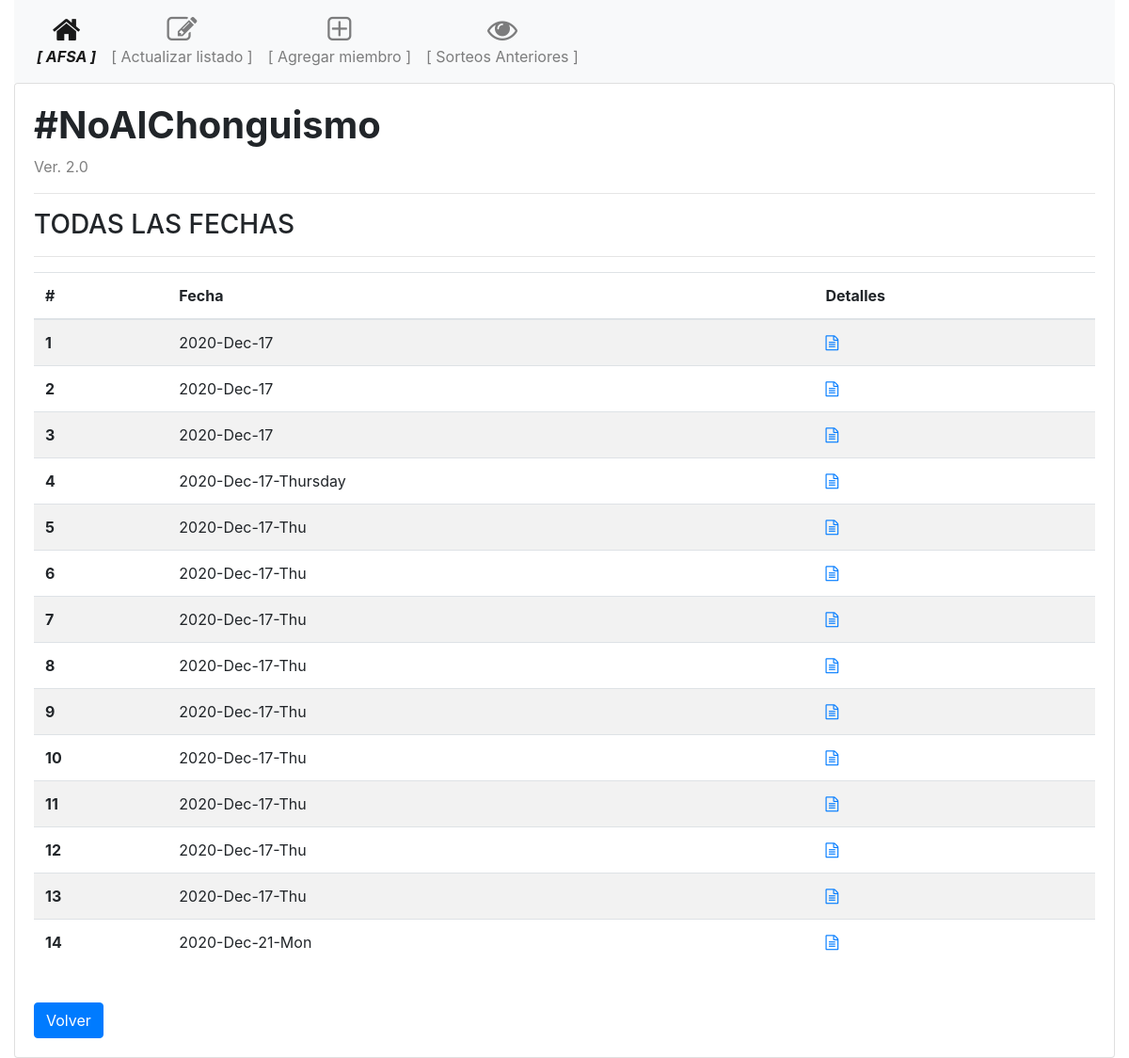
The app's page /historico, older data.
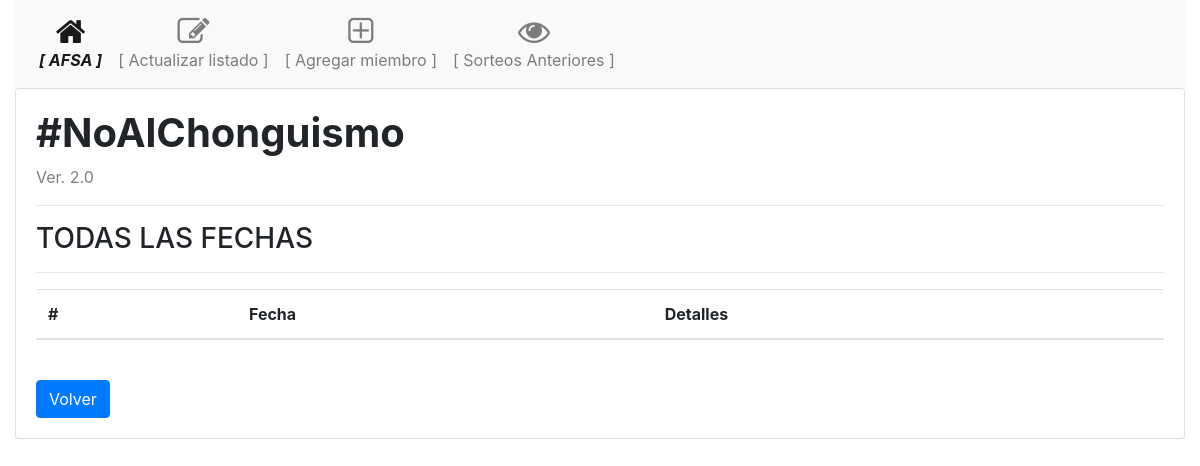
The same page, newer data.
### models.py (models this page shows, shortened)
class Equipos(db.Model):
    id = db.Column(db.Integer, primary_key=True)
    nombre = db.Column(db.String(100), nullable=False)
    listado = db.Column(db.String(150), nullable=False)
    date = db.Column(db.Date, nullable=False)

### routes.py (the view)
@app.route('/historico', methods=['GET', 'POST'])
def historico():
    equipos = Equipos.query.all()
    return render_template('historico.html', equipos=equipos)

### templates/historico.html
{% extends "base.html" %}
{% block main %}
    <h3>TODAS LAS FECHAS</h3>
    <hr>
    <div class="d-flex flex-row d-flex align-items-center">
        <table class="table table-striped">
            <thead>
                <tr>
                  <th scope="col">#</th>
                  <th scope="col">Fecha</th>
                  <th scope="col">Detalles</th>
                </tr>
            </thead>
            <tbody>
                {% for equipo in equipos %}
                <tr>
                    <th scope="row">{{ equipo.id }}</th>
                    <td>{{ equipo.nombre }}</td>
                    <td class="align-self-end">
                        <a href="{{ url_for('detalles', equipos_id=equipo.id) }}">
                            <i class="fa fa-file-text-o"></i>
                        </a>
                    </td>
                </tr>
                {% endfor %}
            </tbody>
        </table>
    </div>
    <br>
    <div>
        <a href="{{ url_for('index') }}" class="btn btn-primary">Volver</a>
    </div>
{% endblock main %}

### templates/base.html (shortened to what this page needs)
<!doctype html>
<html lang="en">
  <head>
    <link rel="stylesheet" href="https://stackpath.bootstrapcdn.com/bootstrap/4.5.0/css/bootstrap.min.css">
    <link rel="stylesheet" href="https://maxcdn.bootstrapcdn.com/font-awesome/4.4.0/css/font-awesome.min.css">
  </head>
  <body>
    <div class="container-fluid">
      <nav class="navbar navbar-expand navbar-light bg-light">
        <ul class="navbar-nav text-center">
          <li class="nav-item active">
              <a href="{{ url_for('index') }}" class="nav-link d-flex flex-column">
              <i class="fa fa-home fa-2x"></i>
              <span class="d-none d-sm-inline"><i><strong>[ AFSA ]</strong></i></span></a>
          </li>
          <li class="nav-item"><a href="{{ url_for('update') }}" class="nav-link d-flex flex-column"><i
                class="fa fa-pencil-square-o fa-2x"></i>
              <span class="d-none d-sm-inline">[ Actualizar listado ]</span></a></li>
          <li class="nav-item"><a href="{{ url_for('add') }}" class="nav-link d-flex flex-column"><i
                class="fa fa-plus-square-o fa-2x"></i>
              <span class="d-none d-sm-inline">[ Agregar miembro ]</span></a></li>
          <li class="nav-item"><a href="{{ url_for('historico') }}" class="nav-link d-flex flex-column"><i
                class="fa fa fa-eye fa-2x"></i>
              <span class="d-none d-sm-inline">[ Sorteos Anteriores ]</span></a></li>
        </ul>
      </nav>
      <div>
        <div class="card">
          <div class="card-body">
            <h1><strong>#NoAlChonguismo</strong></h1>
            <span style="color: grey">Ver. 2.0</span>
            <hr>
            {% block main %}{% endblock %}
          </div>
        </div>
      </div>
    </div>
  </body>
</html>

Row changes from the older to the newer data that the page shows:
removed Equipos: id "1", nombre "2020-Dec-17"
removed Equipos: id "2", nombre "2020-Dec-17"
removed Equipos: id "3", nombre "2020-Dec-17"
removed Equipos: id "4", nombre "2020-Dec-17-Thursday"
removed Equipos: id "5", nombre "2020-Dec-17-Thu"
removed Equipos: id "6", nombre "2020-Dec-17-Thu"
removed Equipos: id "7", nombre "2020-Dec-17-Thu"
removed Equipos: id "8", nombre "2020-Dec-17-Thu"
removed Equipos: id "9", nombre "2020-Dec-17-Thu"
removed Equipos: id "10", nombre "2020-Dec-17-Thu"
removed Equipos: id "11", nombre "2020-Dec-17-Thu"
removed Equipos: id "12", nombre "2020-Dec-17-Thu"
removed Equipos: id "13", nombre "2020-Dec-17-Thu"
removed Equipos: id "14", nombre "2020-Dec-21-Mon"
